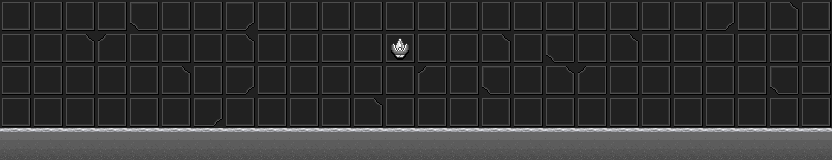

Tiled map render using the project's own tile images. Description and the map definition, with tile-layer contents summarised, below:
An orthogonal 26x5 tile map with 32x32 px tiles, 2 tile layers (tile1, tile2), 1 hidden layer not drawn and 7 objects.

<map version="1.0" orientation="orthogonal" renderorder="right-down" width="26" height="5" tilewidth="32" tileheight="32" nextobjectid="27">
 <properties>
  <property name="scene" value="4" />
  <property name="showlight" value="1" />
 </properties>
 <tileset firstgid="1" name="tileset" tilewidth="32" tileheight="32" spacing="4" tilecount="784">
  <image source="tileset.png" width="1024" height="1024" />
 </tileset>
 <layer name="tile1" width="26" height="5">
  <data>[130 cells, 130 non-empty, 6 distinct tile ids]</data>
 </layer>
 <layer name="tile2" width="26" height="5">
  <data>[130 cells, 1 non-empty, 1 distinct tile ids]</data>
 </layer>
 <objectgroup name="objcollision">
  <object id="2" x="0" y="130" width="832" height="30">
   <properties>
    <property name="typeid" value="0" />
   </properties>
  </object>
  <object id="26" x="830" y="64" width="2" height="64">
   <properties>
    <property name="typeid" value="1" />
   </properties>
  </object>
 </objectgroup>
 <objectgroup name="objpath">
  <object id="21" x="176" y="128">
   <polyline points="0,0 200,0" />
  </object>
 </objectgroup>
 <objectgroup name="objact">
  <object id="8" x="32" y="64" width="8" height="64">
   <properties>
    <property name="nextdoor" value="0" />
    <property name="nextscene" value="5" />
    <property name="side" value="1" />
    <property name="type" value="0" />
    <property name="typeid" value="2" />
   </properties>
  </object>
  <object id="20" x="720" y="64" width="8" height="64">
   <properties>
    <property name="nextdoor" value="2" />
    <property name="nextscene" value="2" />
    <property name="side" value="1" />
    <property name="type" value="0" />
    <property name="typeid" value="0" />
   </properties>
  </object>
  <object id="23" x="344" y="0" width="112" height="104">
   <properties>
    <property name="type" value="2" />
   </properties>
   <ellipse />
  </object>
  <object id="25" x="828" y="64" width="4" height="64">
   <properties>
    <property name="nextdoor" value="0" />
    <property name="nextscene" value="7" />
    <property name="side" value="2" />
    <property name="type" value="0" />
    <property name="typeid" value="1" />
   </properties>
  </object>
 </objectgroup>
 <layer name="tiledefinition" width="26" height="5" visible="0" opacity="0.9">
  <data>[130 cells, 100 non-empty, 4 distinct tile ids]</data>
 </layer>
</map>